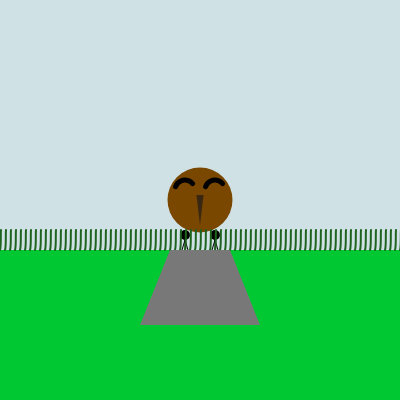
Frame 1 (no input)
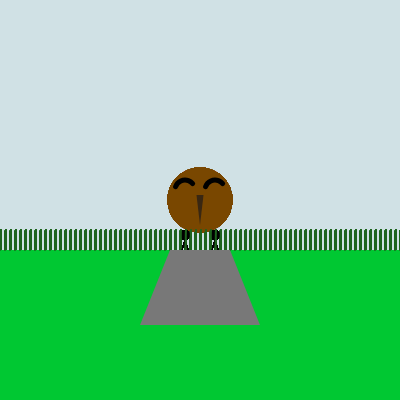
Frame 60 (no input)
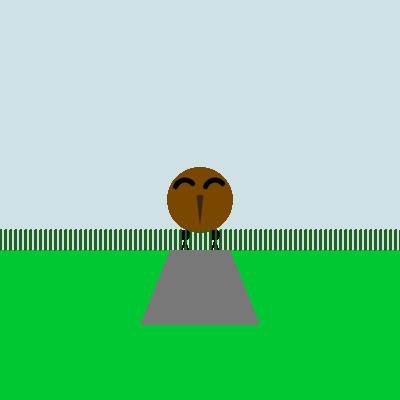
Frame 120 (the mouse pressed at the canvas centre since frame 60)

The p5.js sketch that drew these frames (run headless with seeded random() and noise() and a simulated clock; from frame 60 on, the mouse is pressed at the canvas centre):

// p5.js sketch
// ── sketch.js
// Defining constants that are used globally. I could have used more, but I kept it simpler
const legSpacing = 30
const grassStep = 5

//Setting up canvas to be 400x400, setting background to be sky blue, and making sure color mode is properly set up along with math operations
function setup() {
  createCanvas(400, 400);
  background(208,225,229)
  angleMode("degrees")
  colorMode(RGB, 255)
}

//Calling functions
function draw() {
  ground();
  kiwiBody(200, 200, 65);
  kiwiLegs(185, 230, 15, legSpacing);
  kiwiToes(185, 240, 10);
  kiwiBeak(200, 195, 7, 30);
  kiwiKnees(200, 235, 15);
  kiwiEyes(200, 190, 20, 20, 80, 30);
  grassBlades(250);
  rock()

  
}

//Function that is preset to fill brown (should have used it more, or defined as a constant)
function brownFill() {
  fill(121,71,0);
  noStroke();
}

//Creating the kiwi's body, using brownFill()
function kiwiBody(xCord, yCord, size) {
  brownFill();
  //drawing
  ellipse(xCord, yCord, size, size);
}

//Drawing the kiwi's legs using lines. Expecting a constant to be paseed in but other number can be used (testing)
function kiwiLegs(leftXCord, leftYCord, length, spacing) {
  //setup
  brownFill()
  strokeWeight(5);
  //fill
  line(leftXCord, leftYCord, leftXCord, leftYCord + length);
  line(leftXCord + spacing, leftYCord, leftXCord + spacing, leftYCord + length);
}

//using a for loop to draw the toes of the kiwi
function kiwiToes(xCord, yCord, length) {
  stroke(0, 0, 0);
  strokeWeight(1);
  for(var counter = 0; counter <= 30; counter += legSpacing) {
    line(xCord + counter, yCord, xCord - 3 + counter, yCord + length)
    line(xCord + counter, yCord, xCord + counter, yCord + length)
    line(xCord + counter, yCord, xCord + 3 + counter, yCord + length)
  }
}

//Draws a triangle in the middle of the kiwi, that is slightly darker than the kiwi itself
function kiwiBeak(xCord, yCord, width, length) {
  fill(57,39,18);
  noStroke();
  triangle(xCord - width/2, yCord, xCord + width/2, yCord, xCord, yCord + length)
}

//Draws two arcs for the kiwi's eyes. Width is in degrees, zoom changes the overall size of the arc
function kiwiEyes(xCord, yCord, zoomX, zoomY, width, spacing) {
  noFill()
  strokeWeight(5)
  stroke(0,0,0)
  arc(xCord - spacing/2, yCord, zoomX, zoomY, 240 - width/2, 240 + width)
  arc(xCord + spacing/2, yCord, zoomX, zoomY, 240 - width/2, 240 + width)
}

//Draws two circles ar specified x and y cordinates with leg spacing passed through
function kiwiKnees(xCord, yCord, spacing) {
  noFill()
  stroke(0, 0, 0)
  strokeWeight(10)
  point(xCord - spacing, yCord)
  point(xCord + spacing, yCord) 
}

//Draws a green rectangle for the ground, with no stroke
function ground() {
  noStroke()
  fill(0,200,50)
  rect(0, 250, 400, 150)
}

//Uses a for loop to draw grass blades (as a curve) every bladestep constant value. 
function grassBlades(grassY) {
  noFill();
  stroke(30, 100, 30);
  strokeWeight(2);
  for(var x = 0; x <= 400; x += grassStep) {
    curve(x - 7, grassY + 5, x, grassY, x + 1, grassY - 20, x + 3, grassY - 25);
  }
}

//Draws a grey trapezoid for the kiwi to stand on
function rock() {
  noStroke()
  fill(120, 120, 120)
  quad(width/2 - 30, 250, width/2 + 30, 250, width/2 + 60, 325, width/2 -60, 325)
}
